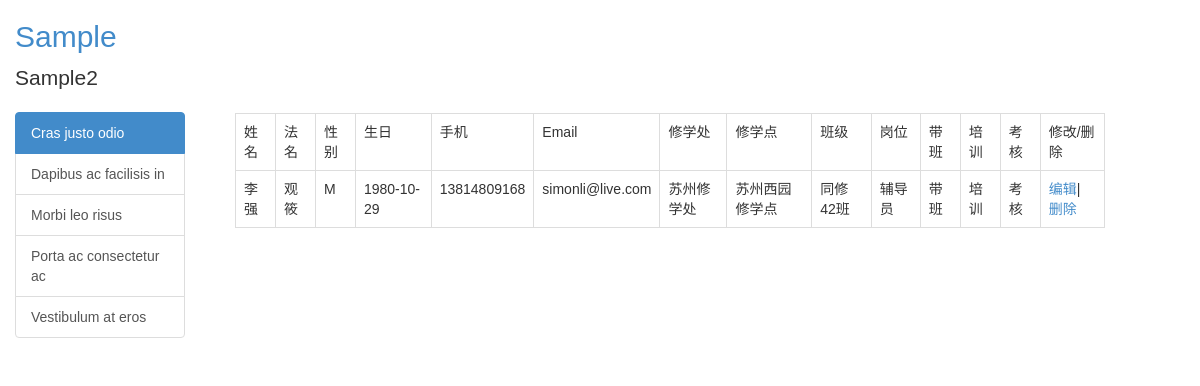
The app's page /counselor/list (signed in), older data.
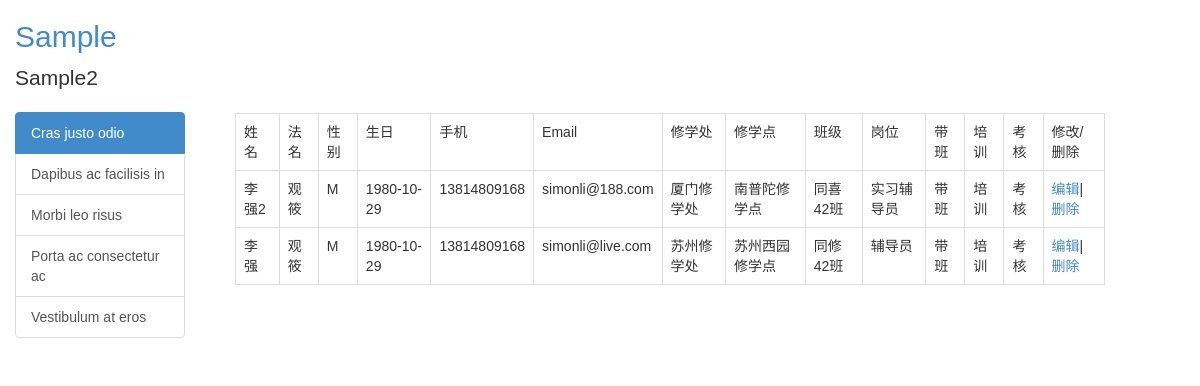
The same page, newer data.
### putidms/models/counselor.py (models this page shows, shortened)
class Counselor(db.Model):
    __tablename__ = 'counselors'
    id = db.Column(db.Integer, primary_key=True, autoincrement=True)
    username = db.Column(db.String(100), nullable=False, index=True)
    religiousname = db.Column(db.String(100))
    gender = db.Column(db.String(50))
    birthday = db.Column(db.Date)
    mobile = db.Column(db.String(50))
    email = db.Column(db.String(100))
    class_id = db.Column(db.Integer, db.ForeignKey('classes.id'))
    duty_id = db.Column(db.Integer, db.ForeignKey('duties.id'))  # 岗位
    is_delete = db.Column(db.Integer, default=0)
    create_user = db.Column(db.Integer)
    create_time = db.Column(db.DateTime,default=datetime.utcnow)
    update_user = db.Column(db.Integer)
    update_time = db.Column(db.DateTime, default=datetime.utcnow)
    lead_class_records = db.relationship('LeadClassRecord', backref='counselor', lazy='dynamic')
    training_records = db.relationship('TrainingRecord', backref='counselor', lazy='dynamic')
    evaluation_records = db.relationship('EvaluationRecord', backref='counselor', lazy='dynamic')

### putidms/models/org.py (models this page shows, shortened)
class Division(db.Model):
    __tablename__ = 'divisions'
    id = db.Column(db.Integer, primary_key=True, autoincrement=True)
    name = db.Column(db.String(255), index=True, unique=True, nullable=False)
    desc = db.Column(db.Text)
    create_time = db.Column(db.DateTime, default=datetime.utcnow)
    update_user = db.Column(db.Integer)
    update_time = db.Column(db.DateTime, default=datetime.utcnow)
    departments = db.relationship('Department', backref='division', lazy='dynamic')

class Department(db.Model):
    __tablename__ = 'departments'
    id = db.Column(db.Integer, primary_key=True, autoincrement=True)
    division_id = db.Column(db.Integer, db.ForeignKey('divisions.id'))
    name = db.Column(db.String(255), index=True, unique=True, nullable=False)
    desc = db.Column(db.Text)
    create_time = db.Column(db.DateTime, default=datetime.utcnow)
    update_user = db.Column(db.Integer)
    update_time = db.Column(db.DateTime, default=datetime.utcnow)
    classes = db.relationship('Class', backref='department', lazy='dynamic')

class Class(db.Model):
    __tablename__ = 'classes'
    id = db.Column(db.Integer, primary_key=True, autoincrement=True)
    department_id = db.Column(db.Integer, db.ForeignKey('departments.id'))
    name = db.Column(db.String(255), index=True, unique=True, nullable=False)
    number = db.Column(db.String(255), unique=True, nullable=False, index=True)  # 班级编号
    desc = db.Column(db.Text)
    create_time = db.Column(db.DateTime, default=datetime.utcnow)
    update_user = db.Column(db.Integer)
    update_time = db.Column(db.DateTime, default=datetime.utcnow)
    counselors = db.relationship('Counselor', backref='cls', lazy='dynamic')

class Duty(db.Model):
    __tablename__ = 'duties'
    id = db.Column(db.Integer, primary_key=True, autoincrement=True)
    name = db.Column(db.String(200), nullable=False, index=True, unique=True)
    desc = db.Column(db.String(255))
    create_time = db.Column(db.DateTime,default=datetime.utcnow)
    update_user = db.Column(db.Integer)
    update_time = db.Column(db.DateTime, default=datetime.utcnow)
    counselors = db.relationship('Counselor', backref='duty', lazy='dynamic')

### putidms/main/views.py (the view)
@mod.route('/counselor/list')
@login_required
def counselor_list():
    counselors = Counselor.query.filter_by(is_delete=0).order_by(Counselor.update_time.desc()).all()
    return render_template('main/counselor_list.html', counselors=counselors)

### putidms/models/user.py (called while the page is built)
@login_manager.user_loader
def load_user(user_id):
    return User.query.get(int(user_id))

### putidms/templates/main/counselor_list.html
{% extends 'base.html' %}
{% block content %}
    <div class="row">
        <div class="col-md-12">
            {% if counselors %}
                <table class="table table-bordered">
                    <tr>
                        <td>姓名</td>
                        <td>法名</td>
                        <td>性别</td>
                        <td>生日</td>
                        <td>手机</td>
                        <td>Email</td>
                        <td>修学处</td>
                        <td>修学点</td>
                        <td>班级</td>
                        <td>岗位</td>
                        <td>带班</td>
                        <td>培训</td>
                        <td>考核</td>
                        <td>修改/删除</td>
                    </tr>
                    {% for c in counselors %}
                        <tr>
                            <td>{{ c.username }}</td>
                            <td>{{ c.religiousname }}</td>
                            <td>{{ c.gender }}</td>
                            <td>{{ c.birthday }}</td>
                            <td>{{ c.mobile }}</td>
                            <td>{{ c.email }}</td>
                            <td>{{ c.cls.department.division.name }}</td>
                            <td>{{ c.cls.department.name }}</td>
                            <td>{{ c.cls.name }}</td>
                            <td>{{ c.duty.name }}</td>
                            <td>带班</td>
                            <td>培训</td>
                            <td>考核</td>
                            <td>
                                <a href="{{ url_for('main.counselor_edit',id=c.id) }}">编辑</a>|
                                <a href="{{ url_for('main.counselor_delete',id=c.id) }}">删除</a>
                            </td>
                        </tr>
                    {% endfor %}
                </table>
            {% endif %}
        </div>
    </div>
{% endblock %}

### putidms/templates/base.html (shortened to what this page needs)
<!DOCTYPE html>
<html lang="en">
<head>
    {% block css %}
    <link href="{{ url_for('static', filename='bootstrap/css/bootstrap.min.css') }}" rel="stylesheet"
          type="text/css"/>
    <link href="{{ url_for('static', filename='css/common.css') }}" rel="stylesheet" type="text/css"/>
    {% endblock %}
</head>
<body>
<header>
    <div class='header-top'>
        <div class="container-fluid">
            <h2 class="putidms-title"><a href="{{ url_for('main.index') }}">Sample</a></h2>
            <p class="lead signature">Sample2</p>
        </div>
    </div>
</header>
<div class="container-fluid">
    <div class="row" id="content2">
        <div class="col-md-2">
            {% block sidebar %}
            <div class="list-group">
                <a href="#" class="list-group-item active">
                    Cras justo odio
                </a>
                <a href="#" class="list-group-item">Dapibus ac facilisis in</a>
                <a href="#" class="list-group-item">Morbi leo risus</a>
                <a href="#" class="list-group-item">Porta ac consectetur ac</a>
                <a href="#" class="list-group-item">Vestibulum at eros</a>
            </div>
            {% endblock %}
        </div>
        <div class="col-md-9" style="margin-left: 20px">
            <div class="row">
                <div class="col-md-12">
                </div>
            </div>
            <div class="row">
                <div class="col-md-12">
                    {% block content %}{% endblock %}
                </div>
            </div>
        </div>
    </div>
</div>
</body>
</html>

### putidms/static/css/common.css (style rules this page uses)
.putidms-title a { text-decoration: none; }

Row changes from the older to the newer data that the page shows:
added Counselor: username "李强2", religiousname "观筱", gender "M", birthday "1980-10-29", mobile "13814809168", email "simonli@188.com", cls.department.division.name "厦门修学处", cls.department.name "南普陀修学点", cls.name "同喜42班", duty.name "实习辅导员"
